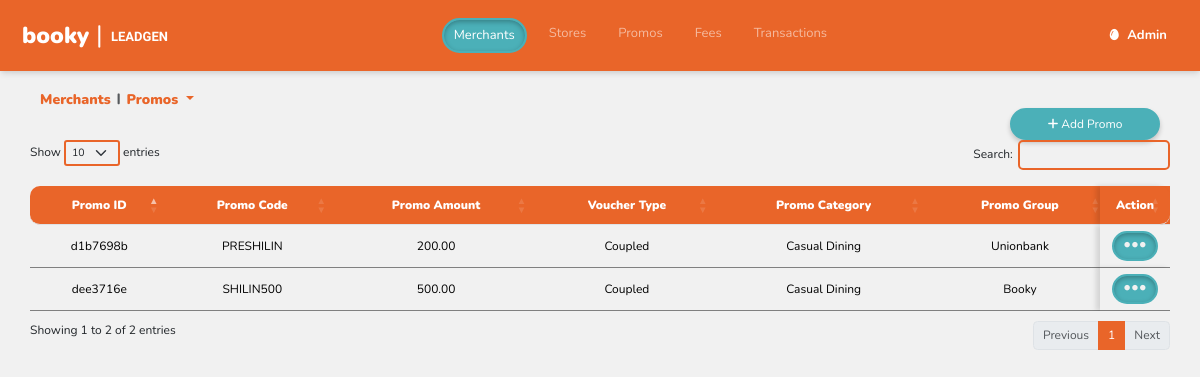
/merchant/promo/index.php?merchant_id=a893e292-37c3-11ef-bccf-0a002700000d (signed in), run on an earlier commit of the app's database.
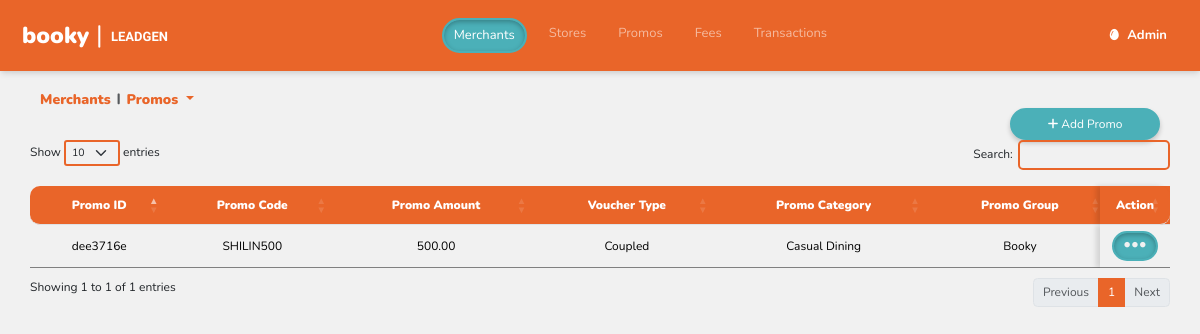
And on a later commit of the database.
### tables this page shows
CREATE TABLE `promo` (
  `promo_id` varchar(36) NOT NULL,
  `promo_code` varchar(100) NOT NULL,
  `merchant_id` varchar(36) NOT NULL,
  `promo_amount` int(11) NOT NULL DEFAULT 0,
  `voucher_type` enum('Coupled','Decoupled') DEFAULT NULL,
  `promo_category` enum('Grab & Go','Casual Dining') DEFAULT NULL,
  `promo_group` enum('Booky','Gcash','Unionbank','Gcash/Booky','UB/Booky') NOT NULL,
  `promo_type` enum('BOGO','Bundle','Fixed discount','Free item','Fixed discount, Free item','Percent discount','X for Y') NOT NULL,
  `promo_details` text NOT NULL,
  `remarks` text DEFAULT NULL,
  `bill_status` enum('PRE-TRIAL','BILLABLE','NOT BILLABLE') NOT NULL,
  `start_date` date DEFAULT NULL,
  `end_date` date DEFAULT NULL,
  `remarks2` text DEFAULT NULL,
  `created_at` timestamp NOT NULL DEFAULT current_timestamp(),
  `updated_at` timestamp NOT NULL DEFAULT current_timestamp()
);

### merchant/promo/index.php (the view, shortened to what the changed rows need)
<?php
include_once("../../header.php");
$merchant_id = isset($_GET['merchant_id']) ? $_GET['merchant_id'] : '';
$merchant_name = isset($_GET['merchant_name']) ? $_GET['merchant_name'] : '';
function displayOffers($merchant_id, $merchant_name)
{
    global $conn, $type;
    $sql = "SELECT * FROM promo WHERE merchant_id = ?";
    $stmt = $conn->prepare($sql);
    $stmt->bind_param("s", $merchant_id);
    $stmt->execute();
    $result = $stmt->get_result();
    if ($result->num_rows > 0) {
        while ($row = $result->fetch_assoc()) {
            $shortPromoId = substr($row['promo_id'], 0, 8);
            $promo_amount = number_format($row['promo_amount'], 2);
            echo "<tr style='padding:15px 0;' data-id='" . $row['promo_id'] . "'>";
            echo "<td style='text-align:center;vertical-align: middle;'>" . $shortPromoId . "</td>";
            echo "<td style='text-align:center;vertical-align: middle;'>" . $row['promo_code'] . "</td>";
            echo "<td style='text-align:center;vertical-align: middle;'>" . $promo_amount . "</td>";
            echo "<td style='text-align:center;vertical-align: middle;'>" . $row['voucher_type'] . "</td>";
            echo "<td style='text-align:center;vertical-align: middle;'>" . $row['promo_category'] . "</td>";
            echo "<td style='text-align:center;vertical-align: middle;'>" . $row['promo_group'] . "</td>";
            echo "<td style='text-align:center;vertical-align: middle;'>" . $row['promo_type'] . "</td>";
            echo "<td style='text-align:center;vertical-align: middle;' class='actions-cell'>";
            echo "<button class='btn' style='border:solid #4BB0B8 2px;background-color:#4BB0B8;border-radius:20px;padding:0 10px;box-shadow: 0px 2px 5px 0px rgba(0,0,0,0.27)inset !important;-webkit-box-shadow: 0px 2px 5px 0px rgba(0,0,0,0.27)inset !important;-moz-box-shadow: 0px 2px 5px 0px rgba(0,0,0,0.27)inset !important;' onclick='toggleActions(this)'><i class='fa-solid fa-ellipsis' style='font-size:25px;color:#F1F1F1;'></i></button>";
            echo "</td>";
            echo "</tr>";
        }
    }
}
?>
<!DOCTYPE html>
<html lang="en">
<head>
    <link href="https://cdn.jsdelivr.net/npm/bootstrap@5.3.3/dist/css/bootstrap.min.css" rel="stylesheet"
>
    <link rel='stylesheet' href='https://cdn.datatables.net/1.13.5/css/dataTables.bootstrap5.min.css'>
    <link rel='stylesheet' href='https://cdnjs.cloudflare.com/ajax/libs/font-awesome/4.6.3/css/font-awesome.min.css'>
    <link rel="stylesheet" href="../../style.css">
</head>
<body>
    <div class="cont-box">
        <div class="custom-box pt-4">
            <div class="sub" style="text-align:left;">
                <div class="voucher-type">
                    <div class="row pb-2 title" aria-label="breadcrumb">
                    </div>
                    <a href="upload.php?merchant_id=<?php echo htmlspecialchars($merchant_id); ?>&merchant_name=<?php echo htmlspecialchars($merchant_name); ?>""></a>
                </div>
                <div class="content" style="width:95%;margin-left:auto;margin-right:auto;">
                    <table id="example" class="table bord" style="width:200%;">
                        <thead>
                            <tr>
                                <th style="padding:10px;border-top-left-radius:10px;border-bottom-left-radius:10px;">Promo ID</th>
                                <th style="padding:10px;">Promo Code</th>
                                <th style="padding:10px;">Promo Amount</th>
                                <th style="padding:10px;">Voucher Type</th>
                                <th style="padding:10px;">Promo Category</th>
                                <th style="padding:10px;">Promo Group</th>
                                <th style="padding:10px;">Promo Type</th>
                                <th style='width:50px;padding:10px;border-top-right-radius:10px;border-bottom-right-radius:10px;'>Action</th>
                            </tr>
                        </thead>
                        <tbody id="dynamicTableBody">
                            <?php displayOffers($merchant_id, $merchant_name); ?>
                        </tbody>
                    </table>
                </div>
            </div>
        </div>
    </div>
</body>
</html>

What changed in the data, as far as the page shows it:
removed promo: promo "d1b7698b", promo_code "PRESHILIN", promo_amount "200.00", voucher_type "Coupled", promo_category "Casual Dining", promo_group "Unionbank"
Also different on the page:
text written by a page script: "Show entries Search: Showing 1 to 2 of 2 entries Previous 1 Next" → "Show entries Search: Showing 1 to 1 of 1 entries Previous 1 Next"
